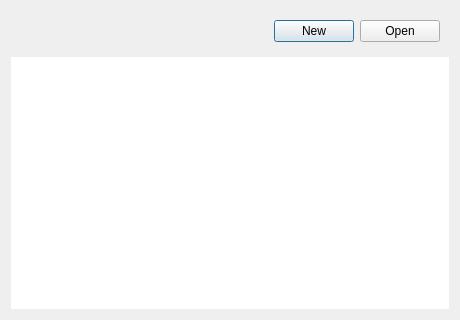
<?xml version="1.0" encoding="UTF-8"?>
<ui version="4.0">
 <class>StartWindow</class>
 <widget class="QDialog" name="StartWindow">
  <property name="geometry">
   <rect>
    <x>0</x>
    <y>0</y>
    <width>460</width>
    <height>320</height>
   </rect>
  </property>
  <property name="minimumSize">
   <size>
    <width>400</width>
    <height>300</height>
   </size>
  </property>
  <property name="windowTitle">
   <string>Start Baram</string>
  </property>
  <layout class="QVBoxLayout" name="verticalLayout">
   <item>
    <widget class="QWidget" name="widget" native="true">
     <layout class="QHBoxLayout" name="horizontalLayout">
      <item>
       <spacer name="horizontalSpacer">
        <property name="orientation">
         <enum>Qt::Horizontal</enum>
        </property>
        <property name="sizeHint" stdset="0">
         <size>
          <width>199</width>
          <height>20</height>
         </size>
        </property>
       </spacer>
      </item>
      <item>
       <widget class="QPushButton" name="newCase">
        <property name="text">
         <string>New</string>
        </property>
       </widget>
      </item>
      <item>
       <widget class="QPushButton" name="open">
        <property name="text">
         <string>Open</string>
        </property>
       </widget>
      </item>
     </layout>
    </widget>
   </item>
   <item>
    <widget class="QListWidget" name="recentCases">
     <property name="frameShape">
      <enum>QFrame::NoFrame</enum>
     </property>
     <property name="itemAlignment">
      <set>Qt::AlignTop</set>
     </property>
    </widget>
   </item>
  </layout>
 </widget>
 <resources/>
 <connections/>
</ui>
